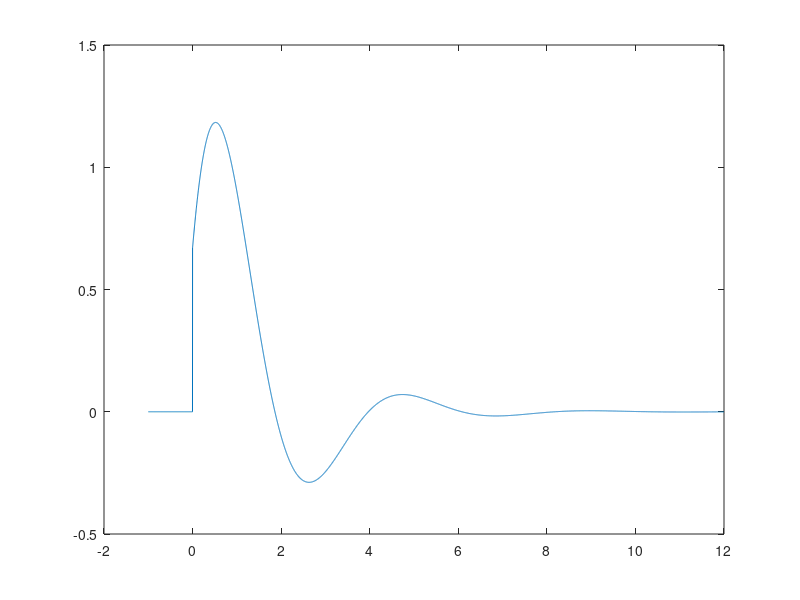

Recreate this plot in MATLAB. (Note: this script raises an error after producing the figure.)
%Sean Basler
%Lab7 Q2
%***************************
clear all; close all; clc;
%***************************
%a.

dt = 0.002;
T = dt;
t = -1:dt:12;

xt = 0*t + (1/dt) * (t == 0);

a =  0.3/T^2 + 0.4/T + 0.8;
b = -0.6/T^2 - 0.4/T;
c =  0.3/T^2;
d =  0.2/T + 0.9;
e = -0.2/T;

ht(1) = 0;
ht(2) = 0;
for n = 3:size(xt,2)
    ht(n) = (d*xt(n) + e*xt(n-1) - b*ht(n-1) - c*ht(n-2))/a;
end

    
figure(1);
plot(t,ht);

%******************************
%b.
df = 0.001;
[f,Hf,N,no] = ctft(t,ht,df);

figure(2);

subplot(2,1,1);
plot(f,abs(Hf));
xlim([-10 10]);

subplot(2,1,2);
plot(f,angle(Hf));
xlim([-10 10]);

%******************************
%c.

x1t = -3.9*cos(0.2*pi*t-1.5);
x2t = 3.75*cos(0.5*pi*t - 0.6);
x3t = 0.5*cos(1.2*pi*t+ 0.2);

y1t = 4.87*cos(0.2*pi*t -1.5+pi-0.2);
y2t = 5.62*cos(0.5*pi*t - 0.6-1.14);
y3t = 0.15*cos(1.2*pi*t+0.2-2);

figure(3);
subplot(3,1,1);
plot(t,x1t,t,y1t);
xlim([0 10]);

subplot(3,1,2);
plot(t,x2t,t,y2t);
xlim([0 10]);

subplot(3,1,3);
plot(t,x3t,t,y3t);
xlim([0 10]);

%*******************************
%d.
xt = x1t+x2t+x3t;
yt = y1t+y2t+y3t;

figure(4);
plot(t,xt,t,yt);
xlim([0 10]);




